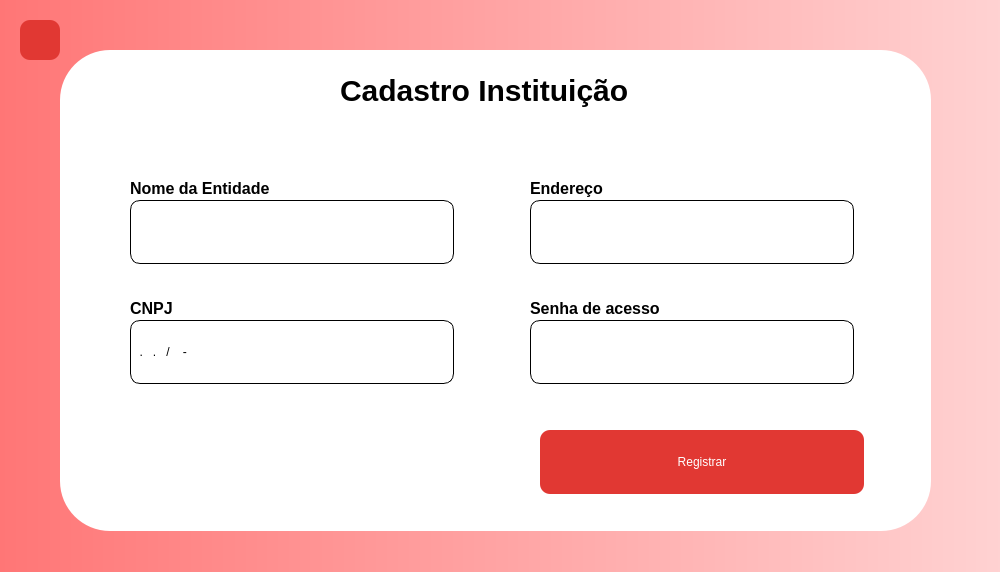
<?xml version="1.0" encoding="UTF-8"?>
<ui version="4.0">
 <class>RegisterInstituicao</class>
 <widget class="QMainWindow" name="RegisterInstituicao">
  <property name="geometry">
   <rect>
    <x>0</x>
    <y>0</y>
    <width>1000</width>
    <height>572</height>
   </rect>
  </property>
  <property name="minimumSize">
   <size>
    <width>1000</width>
    <height>572</height>
   </size>
  </property>
  <property name="maximumSize">
   <size>
    <width>1000</width>
    <height>572</height>
   </size>
  </property>
  <property name="windowTitle">
   <string>MainWindow</string>
  </property>
  <widget class="QWidget" name="centralwidget">
   <property name="styleSheet">
    <string notr="true">QWidget#centralwidget{background-color: qlineargradient(spread:pad, x1:0, y1:0, x2:1, y2:0, stop:0 rgba(255,118,118,1), stop:1 rgba(255,210,210,1));}</string>
   </property>
   <widget class="QFrame" name="frLogarForm">
    <property name="geometry">
     <rect>
      <x>60</x>
      <y>50</y>
      <width>871</width>
      <height>481</height>
     </rect>
    </property>
    <property name="styleSheet">
     <string notr="true">background: #FFFFFF;
border-radius: 50px;
</string>
    </property>
    <property name="frameShape">
     <enum>QFrame::StyledPanel</enum>
    </property>
    <property name="frameShadow">
     <enum>QFrame::Raised</enum>
    </property>
    <widget class="QLabel" name="txtCadastroInstituicao">
     <property name="geometry">
      <rect>
       <x>280</x>
       <y>20</y>
       <width>301</width>
       <height>41</height>
      </rect>
     </property>
     <property name="font">
      <font>
       <pointsize>-1</pointsize>
       <bold>true</bold>
      </font>
     </property>
     <property name="styleSheet">
      <string notr="true">font-weight: 700;
font-size: 30px;
line-height: 36px;
color: #000000;

</string>
     </property>
     <property name="text">
      <string>Cadastro Instituição</string>
     </property>
    </widget>
    <widget class="QLineEdit" name="inputNomeEntidade">
     <property name="geometry">
      <rect>
       <x>70</x>
       <y>150</y>
       <width>324</width>
       <height>64</height>
      </rect>
     </property>
     <property name="styleSheet">
      <string notr="true">background: #FFFFFF;
border: 0.5px solid #000000;
border-radius: 10px;
</string>
     </property>
    </widget>
    <widget class="QLabel" name="txtNomeEntidade">
     <property name="geometry">
      <rect>
       <x>70</x>
       <y>130</y>
       <width>321</width>
       <height>17</height>
      </rect>
     </property>
     <property name="styleSheet">
      <string notr="true">font-weight: 700;
font-size: 16px;
line-height: 19px;
color: #000000;

</string>
     </property>
     <property name="text">
      <string>Nome da Entidade</string>
     </property>
    </widget>
    <widget class="QLineEdit" name="inputCnpj">
     <property name="geometry">
      <rect>
       <x>70</x>
       <y>270</y>
       <width>324</width>
       <height>64</height>
      </rect>
     </property>
     <property name="styleSheet">
      <string notr="true">
background: #FFFFFF;
border: 0.5px solid #000000;
border-radius: 10px;
</string>
     </property>
     <property name="inputMask">
      <string>00.000.000/0000-00</string>
     </property>
    </widget>
    <widget class="QLabel" name="txtCnpj">
     <property name="geometry">
      <rect>
       <x>70</x>
       <y>250</y>
       <width>321</width>
       <height>17</height>
      </rect>
     </property>
     <property name="styleSheet">
      <string notr="true">font-weight: 700;
font-size: 16px;
line-height: 19px;
color: #000000;

</string>
     </property>
     <property name="text">
      <string>CNPJ</string>
     </property>
    </widget>
    <widget class="QPushButton" name="buttonRegister">
     <property name="geometry">
      <rect>
       <x>480</x>
       <y>380</y>
       <width>324</width>
       <height>64</height>
      </rect>
     </property>
     <property name="styleSheet">
      <string notr="true">QPushButton{

background: #E13833;
border-radius: 10px;
color:#ffffff;
}
QPushButton:hover{
background: #992C29;
border-radius: 10px;
color:#ffffff;
}

</string>
     </property>
     <property name="text">
      <string>Registrar</string>
     </property>
    </widget>
    <widget class="QLabel" name="txtEndereco">
     <property name="geometry">
      <rect>
       <x>470</x>
       <y>130</y>
       <width>321</width>
       <height>17</height>
      </rect>
     </property>
     <property name="styleSheet">
      <string notr="true">font-weight: 700;
font-size: 16px;
line-height: 19px;
color: #000000;

</string>
     </property>
     <property name="text">
      <string>Endereço</string>
     </property>
    </widget>
    <widget class="QLineEdit" name="inputEndereco">
     <property name="geometry">
      <rect>
       <x>470</x>
       <y>150</y>
       <width>324</width>
       <height>64</height>
      </rect>
     </property>
     <property name="styleSheet">
      <string notr="true">
background: #FFFFFF;
border: 0.5px solid #000000;
border-radius: 10px;
</string>
     </property>
    </widget>
    <widget class="QLineEdit" name="inputSenha">
     <property name="geometry">
      <rect>
       <x>470</x>
       <y>270</y>
       <width>324</width>
       <height>64</height>
      </rect>
     </property>
     <property name="styleSheet">
      <string notr="true">
background: #FFFFFF;
border: 0.5px solid #000000;
border-radius: 10px;
</string>
     </property>
     <property name="text">
      <string/>
     </property>
     <property name="echoMode">
      <enum>QLineEdit::Password</enum>
     </property>
    </widget>
    <widget class="QLabel" name="txtSenha">
     <property name="geometry">
      <rect>
       <x>470</x>
       <y>250</y>
       <width>321</width>
       <height>17</height>
      </rect>
     </property>
     <property name="styleSheet">
      <string notr="true">font-weight: 700;
font-size: 16px;
line-height: 19px;
color: #000000;

</string>
     </property>
     <property name="text">
      <string>Senha de acesso</string>
     </property>
    </widget>
    <widget class="QLabel" name="errorNomeEntidade">
     <property name="geometry">
      <rect>
       <x>70</x>
       <y>220</y>
       <width>331</width>
       <height>20</height>
      </rect>
     </property>
     <property name="styleSheet">
      <string notr="true">color:#ff0000</string>
     </property>
     <property name="text">
      <string/>
     </property>
    </widget>
    <widget class="QLabel" name="errorEndereco">
     <property name="geometry">
      <rect>
       <x>470</x>
       <y>220</y>
       <width>321</width>
       <height>20</height>
      </rect>
     </property>
     <property name="styleSheet">
      <string notr="true">color:#ff0000</string>
     </property>
     <property name="text">
      <string/>
     </property>
    </widget>
    <widget class="QLabel" name="errorCnpj">
     <property name="geometry">
      <rect>
       <x>70</x>
       <y>340</y>
       <width>331</width>
       <height>20</height>
      </rect>
     </property>
     <property name="styleSheet">
      <string notr="true">color:#ff0000</string>
     </property>
     <property name="text">
      <string/>
     </property>
    </widget>
    <widget class="QLabel" name="errorSenha">
     <property name="geometry">
      <rect>
       <x>470</x>
       <y>340</y>
       <width>321</width>
       <height>20</height>
      </rect>
     </property>
     <property name="styleSheet">
      <string notr="true">color:#ff0000</string>
     </property>
     <property name="text">
      <string/>
     </property>
    </widget>
   </widget>
   <widget class="QPushButton" name="buttonReturn">
    <property name="geometry">
     <rect>
      <x>20</x>
      <y>20</y>
      <width>40</width>
      <height>40</height>
     </rect>
    </property>
    <property name="sizePolicy">
     <sizepolicy hsizetype="Minimum" vsizetype="Fixed">
      <horstretch>40</horstretch>
      <verstretch>40</verstretch>
     </sizepolicy>
    </property>
    <property name="minimumSize">
     <size>
      <width>40</width>
      <height>40</height>
     </size>
    </property>
    <property name="maximumSize">
     <size>
      <width>40</width>
      <height>40</height>
     </size>
    </property>
    <property name="styleSheet">
     <string notr="true">QPushButton{

background: #E13833;
border-radius: 10px;
color:#ffffff;
}
QPushButton:hover{
background: #992C29;
border-radius: 10px;
color:#ffffff;
}

</string>
    </property>
    <property name="text">
     <string/>
    </property>
    <property name="icon">
     <iconset resource="../../../resouces.qrc">
      <normaloff>:/assets/icons/return.png</normaloff>:/assets/icons/return.png</iconset>
    </property>
   </widget>
  </widget>
  <widget class="QMenuBar" name="menubar">
   <property name="geometry">
    <rect>
     <x>0</x>
     <y>0</y>
     <width>1000</width>
     <height>0</height>
    </rect>
   </property>
   <property name="maximumSize">
    <size>
     <width>16777215</width>
     <height>0</height>
    </size>
   </property>
  </widget>
  <widget class="QStatusBar" name="statusbar">
   <property name="maximumSize">
    <size>
     <width>16777215</width>
     <height>0</height>
    </size>
   </property>
  </widget>
 </widget>
 <resources>
  <include location="../../../resouces.qrc"/>
 </resources>
 <connections/>
</ui>
